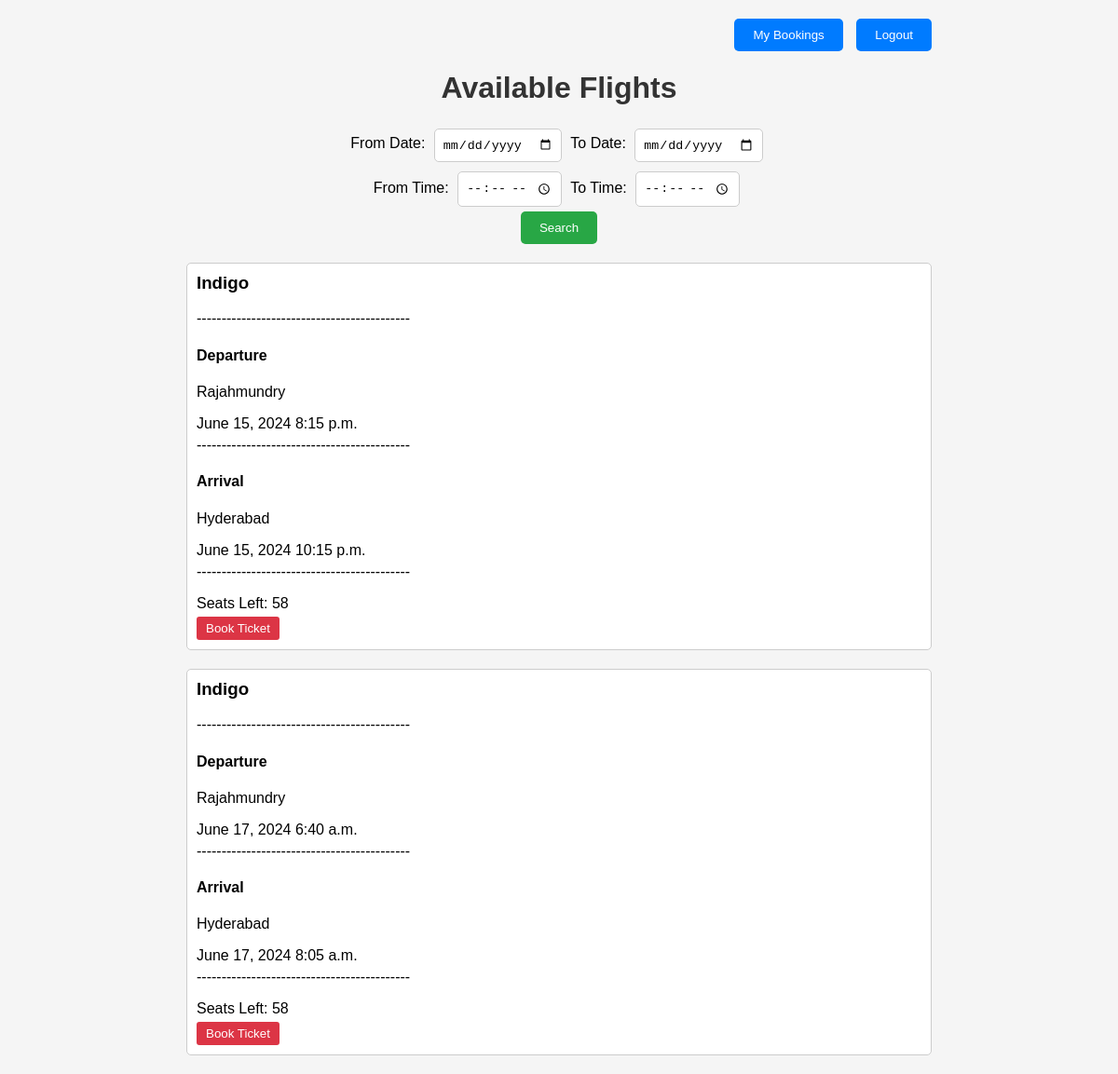
Page /flights/ (signed in) on the committed database.
### bookings/models.py (models this page shows, shortened)
class Flight(models.Model):
    flight_number = models.UUIDField(primary_key=True, default=uuid.uuid4, editable=False)
    from_airport=models.CharField(max_length=100)
    to_airport=models.CharField(max_length=100)
    flight_name=models.CharField(max_length=200)
    departure_date=models.DateField()
    departure_time=models.TimeField()
    arrival_date=models.DateField()
    arrival_time=models.TimeField()
    seat_count=models.PositiveIntegerField(default=60)
    booked_seats=models.PositiveIntegerField(default=0)
    seats_left = models.IntegerField(default=60)

### bookings/views.py (the view)
# urls.py: path('flights/',views.flights,name="flights"),
@login_required(login_url='login')
def flights(request):
    if request.method == 'POST':
        from_date = request.POST.get('from_date')
        to_date = request.POST.get('to_date')
        from_time = request.POST.get('from_time')
        to_time = request.POST.get('to_time')
        filtered_flights = Flight.objects.all()
        if from_date:
            filtered_flights = filtered_flights.filter(departure_date__gte=from_date)
        if to_date:
            filtered_flights = filtered_flights.filter(departure_date__lte=to_date)
        if from_time:
            filtered_flights = filtered_flights.filter(departure_time__gte=from_time)
        if to_time:
            filtered_flights = filtered_flights.filter(departure_time__lte=to_time)
        context = {'flights': filtered_flights}
        return render(request, 'flights.html', context)
    else:
        all_flights = Flight.objects.all()
        context = {'flights': all_flights}
        return render(request, 'flights.html', context)

### bookings/templates/flights.html (shortened to what this page needs)
{% load static %}
<!DOCTYPE html>
<html lang="en">
<head>
    <link rel="stylesheet" href="{% static 'flights.css' %}" />
</head>
<body>
    <div class="container">
        <div class="top-right">
            {% if user.is_authenticated %}
            {% if user.user_type == 'admin' %}
            <a href="{% url 'search_flights' %}"><button>Flight Bookings</button></a>
            {% else %}
            <a href="{% url 'my_bookings' %}"><button>My Bookings</button></a>
            {% endif %}
            <form action="{% url 'logout' %}" method="post">
                <button type="submit">Logout</button>
            </form>
            {% endif %}
        </div>
        <h1>Available Flights</h1>
        <div class="filter-container">
            <form method="post" action="{% url 'flights' %}">
                <label for="from_date">From Date:</label>
                <input type="date" id="from_date" name="from_date">
                <label for="to_date">To Date:</label>
                <input type="date" id="to_date" name="to_date">
                <br>
                <label for="from_time">From Time:</label>
                <input type="time" id="from_time" name="from_time">
                <label for="to_time">To Time:</label>
                <input type="time" id="to_time" name="to_time">
                <br>
                <input type="submit" value="Search">
            </form>
        </div>
{% for flight in flights %}
<div class="flight-box">
    <h3 class="flight-name">{{ flight.flight_name }}</h3>
    <span>-------------------------------------------</span>
    <div class="flight-details">
        <div class="airports">
            <div class="departure">
                <h4>Departure</h4>
                <p>{{ flight.from_airport }}</p>
                <p class="time">{{ flight.departure_date }} {{ flight.departure_time }}</p>
            </div>
            <span>-------------------------------------------</span>
            <div class="arrival">
                <h4>Arrival</h4>
                <p>{{ flight.to_airport }}</p>
                <p class="time">{{ flight.arrival_date }} {{ flight.arrival_time }}</p>
            </div>
        </div>
        <span>-------------------------------------------</span>
        <p class="seats-left">Seats Left: {{ flight.seats_left }}</p>
    </div>
            {% if user.is_authenticated %}
            {% if user.user_type == 'user' %}
            <form method="post" action="{% url 'book_ticket' flight.flight_number %}">
                <button type="submit" class="book-btn"
                    onclick="return confirm('Are you sure you want to book a ticket for this flight?')">Book
                    Ticket</button>
            </form>
            {% endif %}
            {% endif %}
        </div>
        {% endfor %}
    </div>
</body>
</html>

### static/flights.css (style rules this page uses)
body { font-family: Arial, sans-serif; margin: 0; padding: 0; background-color: #f5f5f5; }
.container { max-width: 800px; margin: 20px auto; padding: 0 20px; }
.top-right { text-align: right; margin-bottom: 20px; }
.top-right form { display: inline-block; }
.top-right button { background-color: #007bff; color: #fff; border: none; padding: 10px 20px; margin-left: 10px; cursor: pointer; border-radius: 5px; transition: background-color 0.3s ease; }
h1 { color: #333; text-align: center; margin-bottom: 20px; }
.filter-container { text-align: center; margin-bottom: 20px; }
.filter-container input[type="date"], .filter-container input[type="time"] { padding: 8px; border-radius: 5px; border: 1px solid #ccc; margin: 5px; }
.filter-container input[type="submit"] { background-color: #28a745; color: #fff; border: none; padding: 10px 20px; border-radius: 5px; cursor: pointer; transition: background-color 0.3s ease; }
.flight-box { border: 1px solid #ccc; padding: 10px; margin-bottom: 20px; background-color: #fff; border-radius: 5px; }
.flight-box h3 { margin-top: 0; }
.flight-box p { margin-bottom: 5px; }
.remove-btn, .book-btn { background-color: #dc3545; color: #fff; border: none; padding: 5px 10px; border-radius: 3px; cursor: pointer; transition: background-color 0.3s ease; }

### rows in the picture
Flight: flight_name "Indigo", from_airport "Rajahmundry", departure_date "June 15, 2024", departure_time "8:15 p.m.", to_airport "Hyderabad", arrival_date "June 15, 2024", arrival_time "10:15 p.m.", seats_left "58"
Flight: flight_name "Indigo", from_airport "Rajahmundry", departure_date "June 17, 2024", departure_time "6:40 a.m.", to_airport "Hyderabad", arrival_date "June 17, 2024", arrival_time "8:05 a.m.", seats_left "58"
